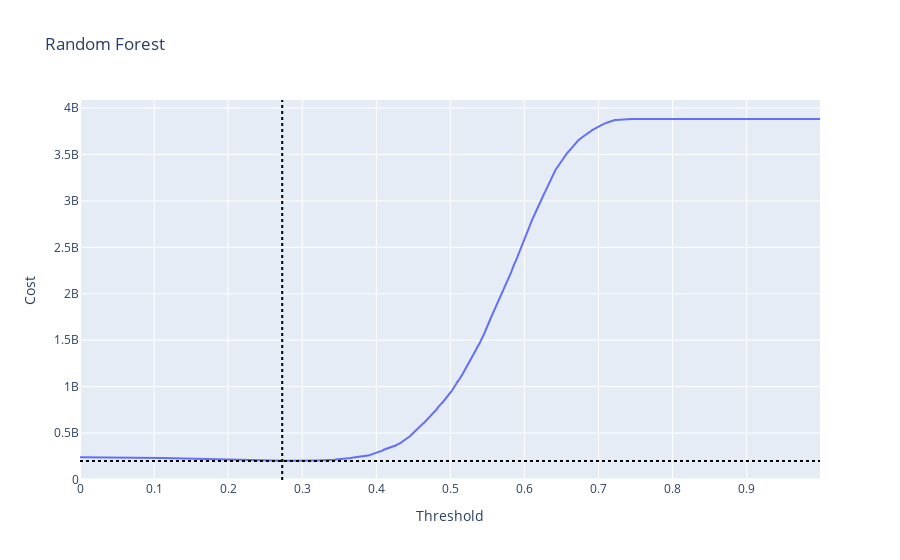

Notebook source saved alongside this figure:
### Code cell
# Plot cost for all cutoffs
fig = go.Figure(data=go.Scatter(x=thresholds, y=costs))
fig.add_hline(y=np.min(costs), line_dash="dot", line_color="black")
fig.add_vline(x=thresholds[np.argmin(costs)], line_dash="dot", line_color="black")
fig.update_layout(
    title="Random Forest",
    xaxis_title="Threshold",
    yaxis_title="Cost"
)
fig.show()

### Figure 1 — Plotly figure (JSON) as saved in the notebook; plotly's stock layout.template omitted (floating-point values rounded to 4 significant figures; data arrays with more than 128 entries replaced by an {"elided": "..."} marker saying what was removed)
{"data": [{"type": "scatter", "x": {"elided": "1000 float values"}, "y": {"elided": "1000 float values"}}], "layout": {"shapes": [{"line": {"color": "black", "dash": "dot"}, "type": "line", "x0": 0, "x1": 1, "xref": "x domain", "y0": 198700000.0, "y1": 198700000.0, "yref": "y"}, {"line": {"color": "black", "dash": "dot"}, "type": "line", "x0": 0.273, "x1": 0.273, "xref": "x", "y0": 0, "y1": 1, "yref": "y domain"}], "title": {"text": "Random Forest"}, "xaxis": {"title": {"text": "Threshold"}}, "yaxis": {"title": {"text": "Cost"}}}}
